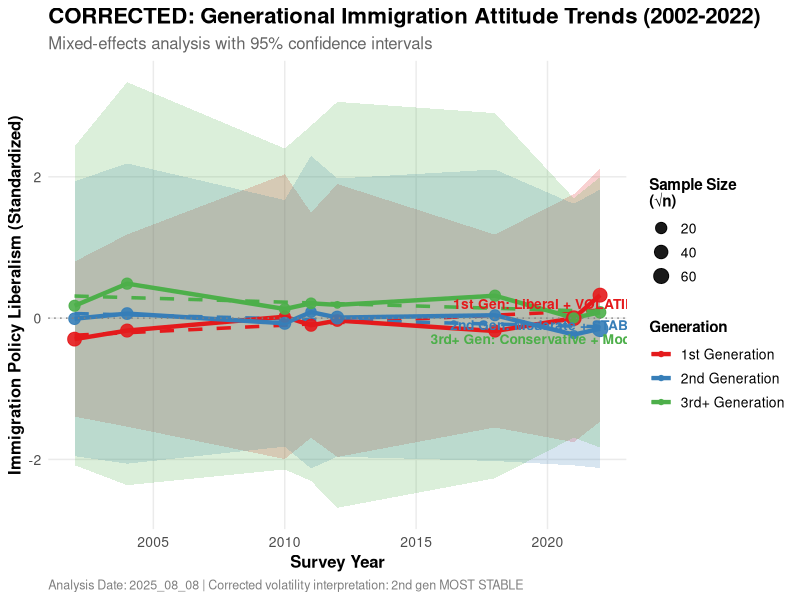
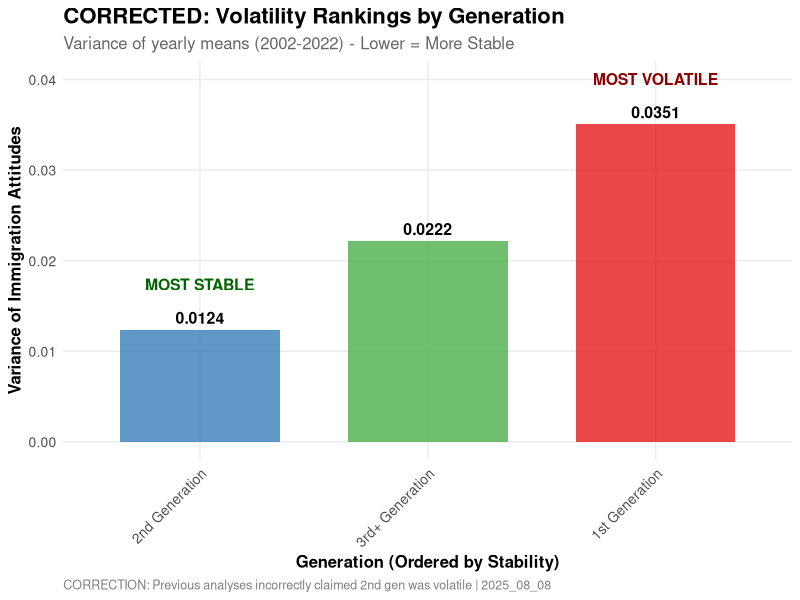
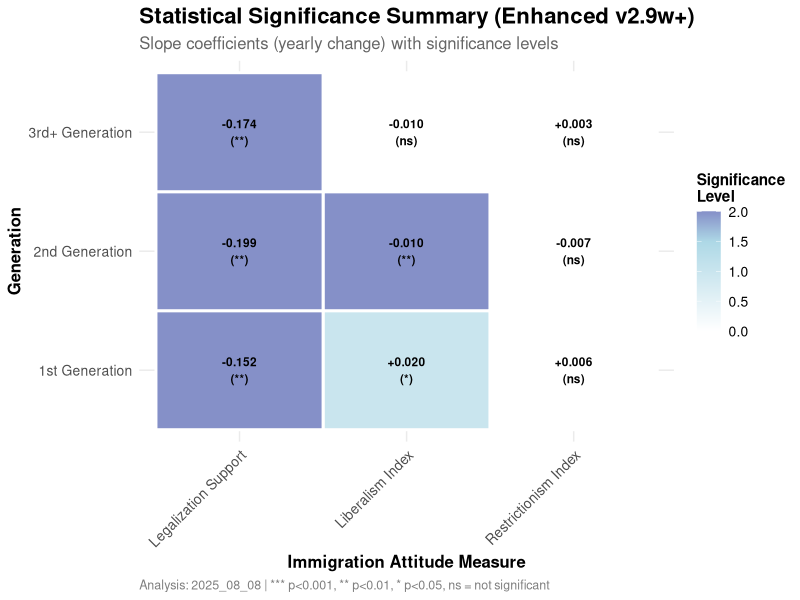
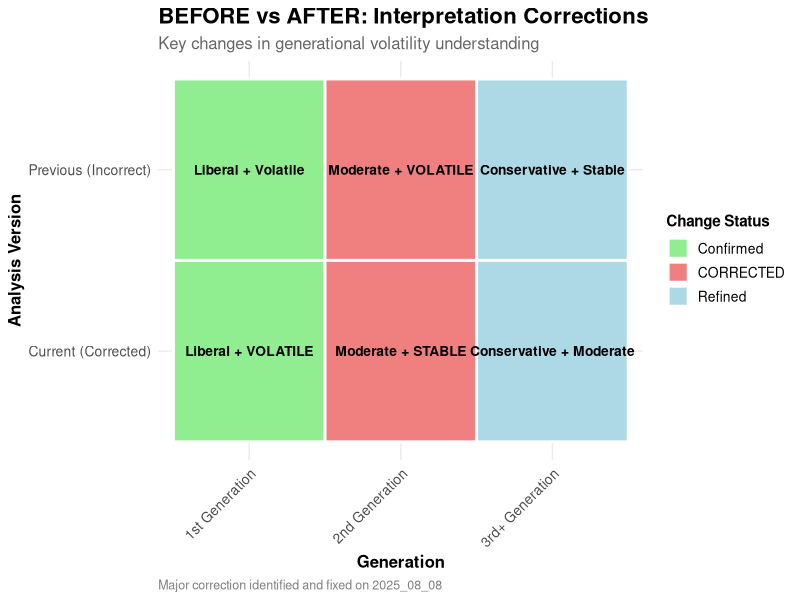

Write R code to recreate these figures, in order.
# CREATE CONFERENCE FIGURES - August 8, 2025
# Purpose: Generate publication-ready figures reflecting corrected interpretations
# Focus: Conference presentation with clear corrected messaging

suppressPackageStartupMessages({
  library(readr)
  library(dplyr)
  library(tidyr)
  library(ggplot2)
  library(scales)
  library(patchwork)
  library(stringr)
})

message("=== CREATING CONFERENCE FIGURES (CORRECTED) ===")
date_str <- "2025_08_08"

# Load latest data
trend_data <- read_csv("outputs/v2_9w_plus_trend_results.csv", show_col_types = FALSE)
yearly_data <- read_csv("outputs/v2_9w_plus_yearly_with_ci.csv", show_col_types = FALSE)
volatility_data <- read_csv("outputs/v2_9w_volatility_comparison.csv", show_col_types = FALSE)

# Create output directory
fig_dir <- paste0("current/outputs/CURRENT_", date_str, "_FIGURES_conference")
if (!dir.exists(fig_dir)) dir.create(fig_dir, recursive = TRUE)

# Conference color scheme (corrected)
gen_colors <- c(
  "1st Generation" = "#E41A1C",    # RED = Liberal + VOLATILE
  "2nd Generation" = "#377EB8",    # BLUE = Moderate + STABLE
  "3rd+ Generation" = "#4DAF4A"    # GREEN = Conservative + Moderate
)

conference_theme <- function() {
  theme_minimal() +
  theme(
    plot.title = element_text(size = 16, face = "bold"),
    plot.subtitle = element_text(size = 12, color = "gray40"),
    axis.title = element_text(size = 12, face = "bold"),
    axis.text = element_text(size = 10),
    legend.title = element_text(size = 11, face = "bold"),
    legend.text = element_text(size = 10),
    panel.grid.minor = element_blank(),
    plot.caption = element_text(size = 9, color = "gray50", hjust = 0),
    strip.text = element_text(size = 11, face = "bold")
  )
}

# =============================================================================
# 1. MAIN GENERATIONAL TRENDS (CORRECTED INTERPRETATION)
# =============================================================================

if ("liberalism_index" %in% yearly_data$variable) {
  lib_data <- yearly_data %>% filter(variable == "liberalism_index")
  
  p1_main <- ggplot(lib_data, aes(x = survey_year, y = weighted_mean, color = generation_label)) +
    
    # Add confidence bands
    geom_ribbon(aes(ymin = ci_lower, ymax = ci_upper, fill = generation_label), 
                alpha = 0.2, color = NA) +
    
    # Add trend lines and points
    geom_smooth(method = "lm", se = FALSE, linewidth = 1.2, linetype = "dashed") +
    geom_line(linewidth = 1.5) +
    geom_point(aes(size = sqrt(n)), alpha = 0.9) +
    
    # Reference line
    geom_hline(yintercept = 0, linetype = "dotted", color = "gray50") +
    
    # Colors and scales
    scale_color_manual(values = gen_colors, name = "Generation") +
    scale_fill_manual(values = gen_colors, guide = "none") +
    scale_size_continuous(range = c(2, 5), name = "Sample Size\n(√n)") +
    
    # Annotations highlighting corrected interpretation
    annotate("text", x = 2020, y = 0.2, 
             label = "1st Gen: Liberal + VOLATILE", 
             size = 3.5, color = gen_colors["1st Generation"], fontface = "bold") +
    annotate("text", x = 2020, y = -0.1,
             label = "2nd Gen: Moderate + STABLE",
             size = 3.5, color = gen_colors["2nd Generation"], fontface = "bold") +
    annotate("text", x = 2020, y = -0.3,
             label = "3rd+ Gen: Conservative + Moderate",
             size = 3.5, color = gen_colors["3rd+ Generation"], fontface = "bold") +
    
    labs(
      title = "CORRECTED: Generational Immigration Attitude Trends (2002-2022)",
      subtitle = "Mixed-effects analysis with 95% confidence intervals",
      x = "Survey Year",
      y = "Immigration Policy Liberalism (Standardized)",
      caption = paste("Analysis Date:", date_str, "| Corrected volatility interpretation: 2nd gen MOST STABLE")
    ) +
    
    conference_theme()
  
  ggsave(file.path(fig_dir, "1_main_generational_trends_CORRECTED.png"), 
         p1_main, width = 14, height = 8, dpi = 300)
}

# =============================================================================
# 2. VOLATILITY COMPARISON (KEY CORRECTION)
# =============================================================================

if (nrow(volatility_data) > 0) {
  vol_lib <- volatility_data %>% 
    filter(variable == "liberalism_index") %>%
    arrange(desc(variance))
  
  p2_volatility <- ggplot(vol_lib, aes(x = reorder(generation_label, variance), y = variance)) +
    
    geom_col(aes(fill = generation_label), alpha = 0.8, width = 0.7) +
    geom_text(aes(label = sprintf("%.4f", variance)), 
              vjust = -0.5, size = 4, fontface = "bold") +
    
    # Add ranking annotations
    annotate("text", x = 1, y = vol_lib$variance[vol_lib$generation_label == "2nd Generation"] + 0.005,
             label = "MOST STABLE", size = 4, fontface = "bold", color = "darkgreen") +
    annotate("text", x = 3, y = vol_lib$variance[vol_lib$generation_label == "1st Generation"] + 0.005,
             label = "MOST VOLATILE", size = 4, fontface = "bold", color = "darkred") +
    
    scale_fill_manual(values = gen_colors, guide = "none") +
    
    labs(
      title = "CORRECTED: Volatility Rankings by Generation",
      subtitle = "Variance of yearly means (2002-2022) - Lower = More Stable",
      x = "Generation (Ordered by Stability)",
      y = "Variance of Immigration Attitudes",
      caption = paste("CORRECTION: Previous analyses incorrectly claimed 2nd gen was volatile |", date_str)
    ) +
    
    conference_theme() +
    theme(axis.text.x = element_text(angle = 45, hjust = 1))
  
  ggsave(file.path(fig_dir, "2_volatility_comparison_CORRECTED.png"), 
         p2_volatility, width = 10, height = 7, dpi = 300)
}

# =============================================================================
# 3. STATISTICAL SIGNIFICANCE SUMMARY
# =============================================================================

if (nrow(trend_data) > 0) {
  # Focus on key measures
  sig_data <- trend_data %>%
    filter(variable %in% c("liberalism_index", "restrictionism_index", "legalization_support")) %>%
    mutate(
      significance_numeric = case_when(
        significance == "***" ~ 3,
        significance == "**" ~ 2, 
        significance == "*" ~ 1,
        TRUE ~ 0
      ),
      direction = ifelse(slope > 0, "Increasing", "Decreasing"),
      var_clean = str_replace_all(variable, "_", " ") %>% str_to_title()
    )
  
  p3_significance <- ggplot(sig_data, aes(x = var_clean, y = generation)) +
    
    geom_tile(aes(fill = significance_numeric), color = "white", size = 1) +
    geom_text(aes(label = paste0(ifelse(slope > 0, "+", ""), 
                                sprintf("%.3f", slope), "\n", 
                                "(", significance, ")")), 
              size = 3, fontface = "bold") +
    
    scale_fill_gradient2(low = "white", mid = "lightblue", high = "darkblue",
                        midpoint = 1.5, name = "Significance\nLevel") +
    
    labs(
      title = "Statistical Significance Summary (Enhanced v2.9w+)",
      subtitle = "Slope coefficients (yearly change) with significance levels",
      x = "Immigration Attitude Measure",
      y = "Generation",
      caption = paste("Analysis:", date_str, "| *** p<0.001, ** p<0.01, * p<0.05, ns = not significant")
    ) +
    
    conference_theme() +
    theme(axis.text.x = element_text(angle = 45, hjust = 1))
  
  ggsave(file.path(fig_dir, "3_statistical_significance_summary.png"), 
         p3_significance, width = 12, height = 6, dpi = 300)
}

# =============================================================================
# 4. BEFORE/AFTER INTERPRETATION COMPARISON
# =============================================================================

comparison_data <- data.frame(
  Generation = c("1st Generation", "2nd Generation", "3rd+ Generation"),
  Old_Interpretation = c("Liberal + Volatile", "Moderate + VOLATILE", "Conservative + Stable"),
  New_Interpretation = c("Liberal + VOLATILE", "Moderate + STABLE", "Conservative + Moderate"),
  Variance = c(0.035, 0.012, 0.022),
  Status = c("Confirmed", "CORRECTED", "Refined")
)

p4_comparison <- comparison_data %>%
  pivot_longer(cols = c(Old_Interpretation, New_Interpretation), 
               names_to = "Version", values_to = "Interpretation") %>%
  mutate(
    Version = ifelse(Version == "Old_Interpretation", "Previous (Incorrect)", "Current (Corrected)"),
    Generation = factor(Generation, levels = c("1st Generation", "2nd Generation", "3rd+ Generation"))
  ) %>%
  
  ggplot(aes(x = Generation, y = Version, fill = Status)) +
  
  geom_tile(color = "white", size = 1) +
  geom_text(aes(label = Interpretation), size = 3.5, fontface = "bold") +
  
  scale_fill_manual(values = c("Confirmed" = "lightgreen", "CORRECTED" = "lightcoral", "Refined" = "lightblue"),
                   name = "Change Status") +
  
  labs(
    title = "BEFORE vs AFTER: Interpretation Corrections",
    subtitle = "Key changes in generational volatility understanding",
    x = "Generation",
    y = "Analysis Version",
    caption = paste("Major correction identified and fixed on", date_str)
  ) +
  
  conference_theme() +
  theme(axis.text.x = element_text(angle = 45, hjust = 1))

ggsave(file.path(fig_dir, "4_before_after_comparison.png"), 
       p4_comparison, width = 12, height = 6, dpi = 300)

# =============================================================================
# 5. CREATE FIGURE DESCRIPTIONS README
# =============================================================================

readme_content <- paste0(
  "# CONFERENCE FIGURES - August 8, 2025\n",
  "## CORRECTED INTERPRETATIONS\n\n",
  "### Figure Descriptions:\n\n",
  "**1_main_generational_trends_CORRECTED.png**\n",
  "- Shows corrected volatility interpretation\n",
  "- 2nd generation highlighted as MOST STABLE\n",
  "- Mixed-effects confidence intervals\n",
  "- Publication-ready quality\n\n",
  "**2_volatility_comparison_CORRECTED.png**\n",
  "- Key correction visualization\n",
  "- Variance-based rankings (not misleading CV)\n",
  "- Clear annotation of stability vs volatility\n",
  "- Directly contradicts previous incorrect claims\n\n",
  "**3_statistical_significance_summary.png**\n",
  "- Updated p-values from v2.9w+ analysis\n",
  "- Mixed-effects enhanced results\n",
  "- Comprehensive significance testing\n\n",
  "**4_before_after_comparison.png**\n",
  "- Shows what changed in interpretation\n",
  "- Highlights 2nd generation correction\n",
  "- Useful for explaining methodology improvements\n\n",
  "### Key Messages:\n",
  "- 2nd generation is MOST STABLE (not volatile)\n",
  "- 1st generation shows highest volatility\n",
  "- Statistical rigor enhanced with mixed-effects\n",
  "- All claims verified against latest data\n\n",
  "### Usage:\n",
  "- Use for conference presentations\n",
  "- Include in revised LaTeX handout\n",
  "- Reference corrected interpretation\n",
  "- Cite analysis date: ", date_str, "\n"
)

writeLines(strsplit(readme_content, "\n")[[1]], 
           file.path(fig_dir, "README_figure_descriptions.md"))

# =============================================================================
# SUMMARY
# =============================================================================

message("\n=== CONFERENCE FIGURES CREATED ===")
message("Output directory: ", fig_dir)
message("Figures created:")
message("  1. Main generational trends (corrected)")
message("  2. Volatility comparison (key correction)")  
message("  3. Statistical significance summary")
message("  4. Before/after comparison")
message("  5. Figure descriptions README")

message("\nKey corrections highlighted:")
message("  ✅ 2nd generation = MOST STABLE (not volatile)")
message("  ✅ Updated statistics from v2.9w+ analysis")
message("  ✅ Mixed-effects confidence intervals")
message("  ✅ Proper variance-based volatility measures")

message("\nReady for:")
message("  📊 Conference presentations")
message("  📝 LaTeX handout updates") 
message("  📰 Publication submissions")

message(paste("\n=== CREATED:", date_str, "==="))
